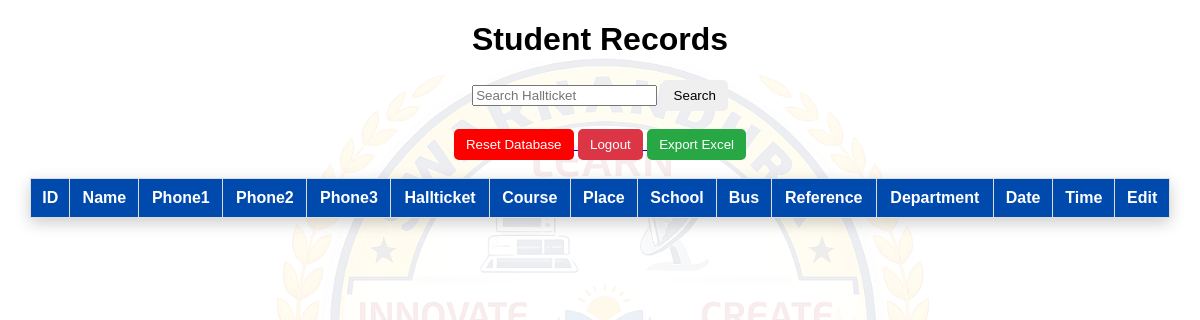
Before: /dashboard (signed in) with the older database file.
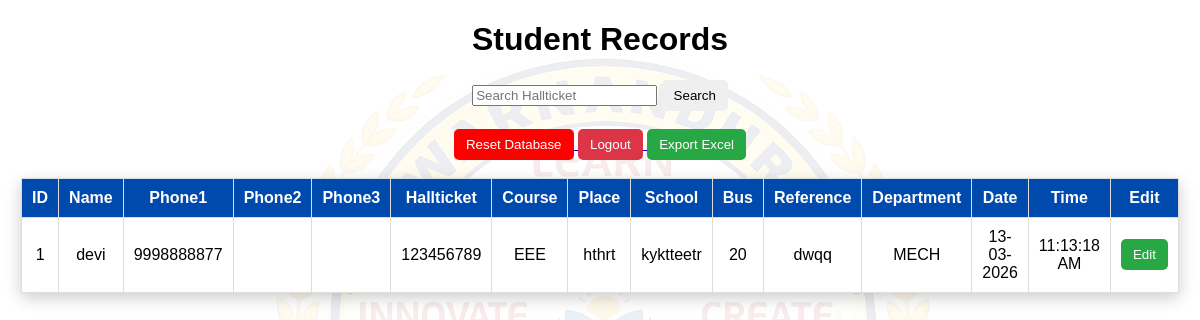
After: the same page with the newer database file.
### tables this page shows
CREATE TABLE students(
            id INTEGER PRIMARY KEY AUTOINCREMENT,
            name TEXT,
            phone1 TEXT,
            phone2 TEXT,
            phone3 TEXT,
            hallticket TEXT UNIQUE,
            course TEXT,
            place TEXT,
            school TEXT,
            busnumber TEXT,
            reference TEXT,
            reference_department TEXT,
            date TEXT,
            time TEXT
        );

### app.py (the view)
@app.route("/dashboard")
def dashboard():
    if "admin" not in session:
        return redirect("/admin-login")
    conn = get_db()
    cursor = conn.cursor()
    cursor.execute("SELECT * FROM students ORDER BY id DESC")
    students = cursor.fetchall()
    conn.close()
    return render_template("admin.html", students=students)

### app.py (called while the page is built)
def get_db():
    if DB_TYPE == "postgres":
        conn = psycopg2.connect(DATABASE_URL)
    else:
        conn = sqlite3.connect("students.db")
    return conn

### templates/admin.html (shortened to what this page needs)
<!DOCTYPE html>
<html>
<head>
</head>
<body>
<h1>Student Records</h1>
<form method="GET" action="/dashboard">
<input type="text" name="search" placeholder="Search Hallticket">
<button type="submit">Search</button>
</form>
<br>
<a href="/reset-db">
<button style="background:red;color:white;">Reset Database</button>
</a>
<a href="/logout">
<button class="logout">Logout</button>
</a>
<a href="/export">
<button class="export">Export Excel</button>
</a>
<br><br>
<table>
<tr>
<th>ID</th>
<th>Name</th>
<th>Phone1</th>
<th>Phone2</th>
<th>Phone3</th>
<th>Hallticket</th>
<th>Course</th>
<th>Place</th>
<th>School</th>
<th>Bus</th>
<th>Reference</th>
<th>Department</th>
<th>Date</th>
<th>Time</th>
<th>Edit</th>
</tr>
<tbody>
{% for student in students %}
<tr>
<td>{{student[0]}}</td>
<td>{{student[1]}}</td>
<td>{{student[2]}}</td>
<td>{{student[3]}}</td>
<td>{{student[4]}}</td>
<td>{{student[5]}}</td>
<td>{{student[6]}}</td>
<td>{{student[7]}}</td>
<td>{{student[8]}}</td>
<td>{{student[9]}}</td>
<td>{{student[10]}}</td>
<td>{{student[11]}}</td>
<td>{{student[12]}}</td>
<td>{{student[13]}}</td>
<td>
<a href="/edit/{{student[0]}}">
<button class="edit">Edit</button>
</a>
</td>
</tr>
{% endfor %}
</tbody>
</table>
</body>
</html>

Changed rows visible on the page:
added students: id "1", name "devi", phone1 "9998888877", hallticket "123456789", course "EEE", place "hthrt", school "kyktteetr", busnumber "20", reference "dwqq", reference_department "MECH", date "13-03-2026", time "11:13:18 AM"
